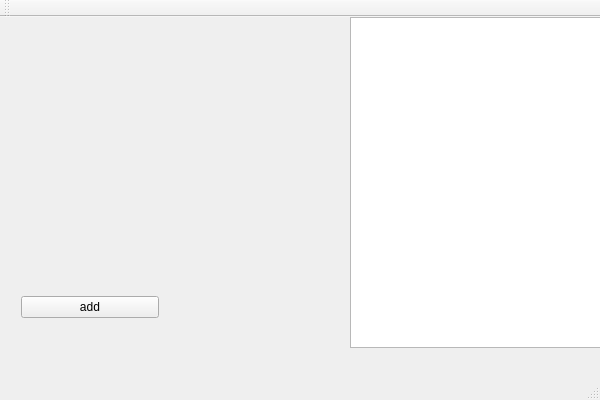
<?xml version="1.0" encoding="UTF-8"?>
<ui version="4.0">
 <class>QtGuiApplication1Class</class>
 <widget class="QMainWindow" name="QtGuiApplication1Class">
  <property name="geometry">
   <rect>
    <x>0</x>
    <y>0</y>
    <width>600</width>
    <height>400</height>
   </rect>
  </property>
  <property name="windowTitle">
   <string>QtGuiApplication1</string>
  </property>
  <widget class="QWidget" name="centralWidget">
   <widget class="QWidget" name="verticalLayoutWidget">
    <property name="geometry">
     <rect>
      <x>10</x>
      <y>250</y>
      <width>160</width>
      <height>80</height>
     </rect>
    </property>
    <layout class="QVBoxLayout" name="verticalLayout">
     <item>
      <widget class="QPushButton" name="pushButton">
       <property name="text">
        <string>add</string>
       </property>
      </widget>
     </item>
    </layout>
   </widget>
   <widget class="QListWidget" name="listWidget">
    <property name="geometry">
     <rect>
      <x>350</x>
      <y>0</y>
      <width>256</width>
      <height>331</height>
     </rect>
    </property>
   </widget>
  </widget>
  <widget class="QMenuBar" name="menuBar">
   <property name="geometry">
    <rect>
     <x>0</x>
     <y>0</y>
     <width>600</width>
     <height>26</height>
    </rect>
   </property>
  </widget>
  <widget class="QToolBar" name="mainToolBar">
   <attribute name="toolBarArea">
    <enum>TopToolBarArea</enum>
   </attribute>
   <attribute name="toolBarBreak">
    <bool>false</bool>
   </attribute>
  </widget>
  <widget class="QStatusBar" name="statusBar"/>
 </widget>
 <layoutdefault spacing="6" margin="11"/>
 <resources>
  <include location="QtGuiApplication1.qrc"/>
 </resources>
 <connections/>
</ui>
